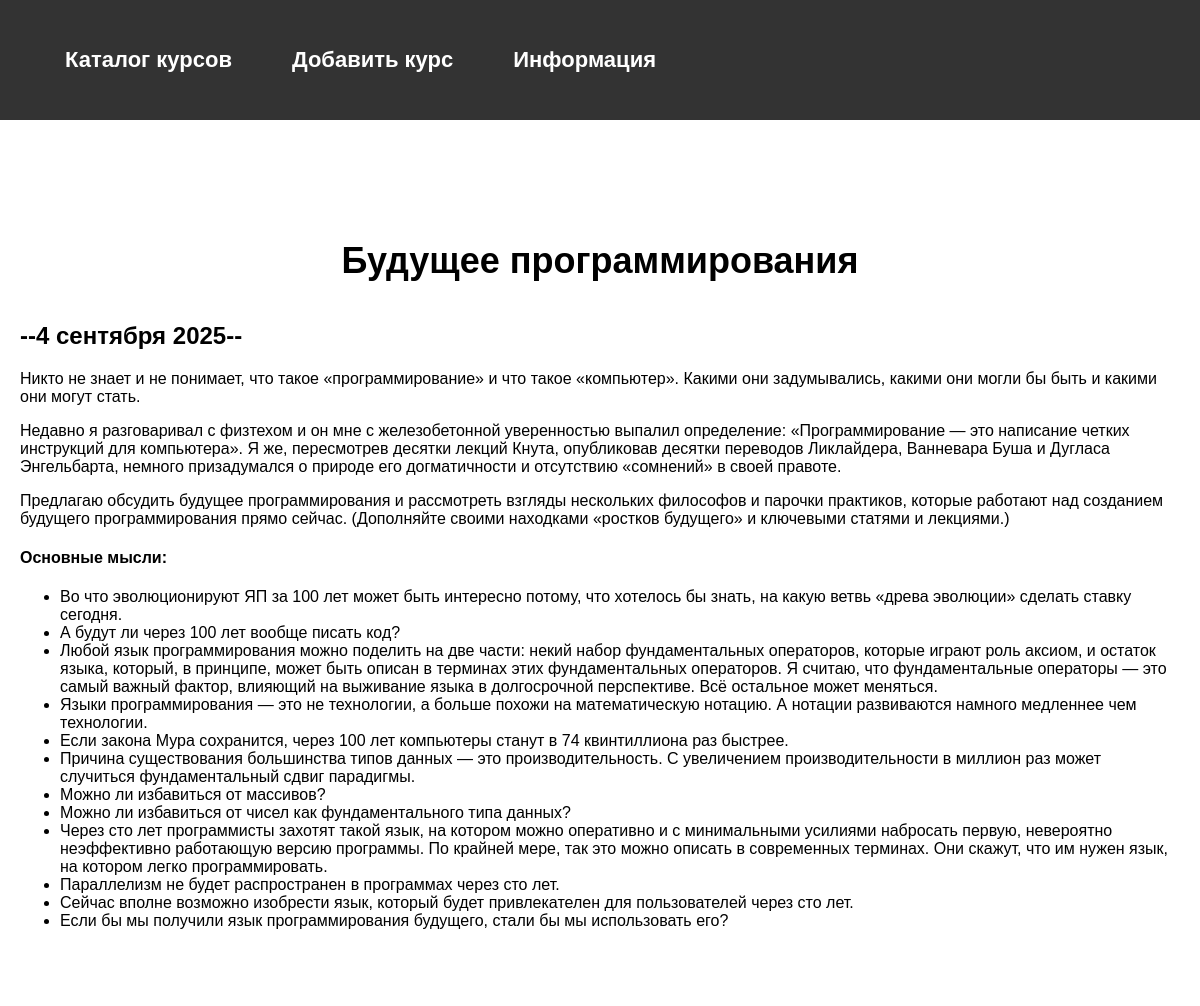
Page /blog/2 on the committed database.
### blog/models.py (models this page shows, shortened)
class Blog(models.Model):
    title = models.CharField(max_length=200)
    description = models.TextField()
    date = models.DateField()

### blog/views.py (the view)
# urls.py: path('<int:blog_id>', views.detail, name='detail'),
def detail(request, blog_id):
    blog = get_object_or_404(Blog, pk=blog_id)
    return render(request, 'blog/details.html', {'blog': blog})

### blog/templates/blog/details.html
{% extends 'skills/base.html' %}
{% block content %}
<div class="detail">
    <h1>{{ blog.title }}</h1>
    <h2>--{{ blog.date|date:'j E Y' }}--</h2>
    {{ blog.description|safe }}
</div>
{% endblock %}

### skills/static/css/style.css (style rules this page uses)
body { font-family: "Roboto", sans-serif; padding: 0; margin: 0; background: #lightyellow; }
.content h1 { text-align: center; margin: 60px 0 40px; font-size: 36px; }
.detail { background: #FFF; padding: 20px 20px 60px; }
body { font-family: Arial, sans-serif; }

### rows in the picture
Blog: title "Будущее программирования", date "4 сентября 2025", description "Никто не знает и не понимает, что такое «программирование» и что такое «компьютер». Какими они задумывались, какими они могли бы быть и какими они могут стать. Недавно я разговаривал с физтехом и он мне с железобетонной уверенностью выпалил определение: «Программирование — это написание четких инструкций для компьютера». Я же, пересмотрев десятки лекций Кнута, опубликовав десятки переводов Ликлайдера, Ванневара Буша и Дугласа Энгельбарта, немного призадумался о природе его догматичности и отсутствию «сомнений» в своей правоте. Предлагаю обсудить будущее программирования и рассмотреть взгляды нескольких философов и парочки практиков, которые работают над созданием будущего программирования…"
